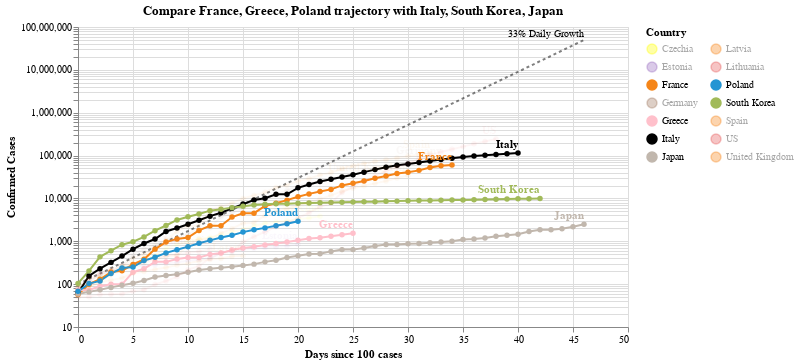

The cell this chart's notebook holds for it:
### Code cell
#hide_input
chart2 = make_since_chart(['France', 'Greece', 'Poland'])
chart2

### Figure 1 — Vega-Lite specification as saved in the notebook (floating-point values rounded to 4 significant figures; data arrays with more than 128 entries replaced by an {"elided": "..."} marker saying what was removed)
{"config": {"view": {"continuousWidth": 400, "continuousHeight": 300}}, "layer": [{"mark": {"type": "line", "color": "black", "opacity": 0.5, "strokeDash": [3, 3]}, "encoding": {"x": {"type": "quantitative", "field": "Days since 100 cases"}, "y": {"type": "quantitative", "field": "Confirmed Cases"}}}, {"mark": {"type": "text", "align": "right", "dy": -6, "fontSize": 10, "text": "33% Daily Growth"}, "encoding": {"x": {"type": "quantitative", "field": "Days since 100 cases"}, "y": {"type": "quantitative", "field": "Confirmed Cases"}}, "transform": [{"filter": "(datum['Days since 100 cases'] >= 46)"}]}, {"data": {"name": "data-b733c0c76dd7a9fe1c9ecd5a2d86b7e3"}, "mark": {"type": "line", "point": true}, "encoding": {"color": {"type": "nominal", "field": "Country", "legend": {"columns": 2}, "scale": {"domain": ["Czechia", "Estonia", "France", "Germany", "Greece", "Italy", "Japan", "Latvia", "Lithuania", "Poland", "South Korea", "Spain", "US", "United Kingdom"], "range": ["yellow", "#9467bd", "#F58518", "#9D755D", "pink", "black", "#C1B7AD", "#F58518", "#E45756", "#2495D3", "#A1BA59", "#F58518", "#E45756", "#F58518"]}}, "opacity": {"condition": {"value": 1, "selection": "selector004"}, "value": 0.05}, "tooltip": [{"type": "nominal", "field": "Country"}, {"type": "temporal", "field": "Date"}, {"type": "quantitative", "field": "Confirmed Cases"}, {"type": "quantitative", "field": "Days since 100 cases"}], "x": {"type": "quantitative", "field": "Days since 100 cases"}, "y": {"type": "quantitative", "field": "Confirmed Cases", "scale": {"type": "log"}}}, "selection": {"selector004": {"type": "multi", "fields": ["Country"], "bind": "legend", "init": [{"Country": "France"}, {"Country": "Greece"}, {"Country": "Poland"}, {"Country": "Italy"}, {"Country": "South Korea"}, {"Country": "Japan"}]}}, "width": 550}, {"data": {"name": "data-b733c0c76dd7a9fe1c9ecd5a2d86b7e3"}, "mark": {"type": "text", "align": "right", "dy": -8, "fontWeight": "bold"}, "encoding": {"color": {"type": "nominal", "field": "Country", "legend": {"columns": 2}, "scale": {"domain": ["Czechia", "Estonia", "France", "Germany", "Greece", "Italy", "Japan", "Latvia", "Lithuania", "Poland", "South Korea", "Spain", "US", "United Kingdom"], "range": ["yellow", "#9467bd", "#F58518", "#9D755D", "pink", "black", "#C1B7AD", "#F58518", "#E45756", "#2495D3", "#A1BA59", "#F58518", "#E45756", "#F58518"]}}, "opacity": {"condition": {"value": 1, "selection": "selector004"}, "value": 0.05}, "text": {"type": "nominal", "field": "Country"}, "tooltip": [{"type": "nominal", "field": "Country"}, {"type": "temporal", "field": "Date"}, {"type": "quantitative", "field": "Confirmed Cases"}, {"type": "quantitative", "field": "Days since 100 cases"}], "x": {"type": "quantitative", "field": "Days since 100 cases"}, "y": {"type": "quantitative", "field": "Confirmed Cases", "scale": {"type": "log"}}}, "transform": [{"filter": "(datum['Date'] >= 1585785600000)"}], "width": 550}], "data": {"name": "data-fb034523a79fa084eb8c9393daf26996"}, "title": "Compare France, Greece, Poland trajectory with Italy, South Korea, Japan", "$schema": "https://vega.github.io/schema/vega-lite/v4.0.2.json", "datasets": {"data-fb034523a79fa084eb8c9393daf26996": [{"Days since 100 cases": 0, "Confirmed Cases": 100.0}, {"Days since 100 cases": 1, "Confirmed Cases": 133.0}, {"Days since 100 cases": 2, "Confirmed Cases": 176.9}, {"Days since 100 cases": 3, "Confirmed Cases": 235.3}, {"Days since 100 cases": 4, "Confirmed Cases": 312.9}, {"Days since 100 cases": 5, "Confirmed Cases": 416.2}, {"Days since 100 cases": 6, "Confirmed Cases": 553.5}, {"Days since 100 cases": 7, "Confirmed Cases": 736.1}, {"Days since 100 cases": 8, "Confirmed Cases": 979.1}, {"Days since 100 cases": 9, "Confirmed Cases": 1302.0}, {"Days since 100 cases": 10, "Confirmed Cases": 1732.0}, {"Days since 100 cases": 11, "Confirmed Cases": 2303.0}, {"Days since 100 cases": 12, "Confirmed Cases": 3064.0}, {"Days since 100 cases": 13, "Confirmed Cases": 4074.0}, {"Days since 100 cases": 14, "Confirmed Cases": 5419.0}, {"Days since 100 cases": 15, "Confirmed Cases": 7207.0}, {"Days since 100 cases": 16, "Confirmed Cases": 9586.0}, {"Days since 100 cases": 17, "Confirmed Cases": 12750.0}, {"Days since 100 cases": 18, "Confirmed Cases": 16960.0}, {"Days since 100 cases": 19, "Confirmed Cases": 22550.0}, {"Days since 100 cases": 20, "Confirmed Cases": 29990.0}, {"Days since 100 cases": 21, "Confirmed Cases": 39890.0}, {"Days since 100 cases": 22, "Confirmed Cases": 53060.0}, {"Days since 100 cases": 23, "Confirmed Cases": 70560.0}, {"Days since 100 cases": 24, "Confirmed Cases": 93850.0}, {"Days since 100 cases": 25, "Confirmed Cases": 124800.0}, {"Days since 100 cases": 26, "Confirmed Cases": 166000.0}, {"Days since 100 cases": 27, "Confirmed Cases": 220800.0}, {"Days since 100 cases": 28, "Confirmed Cases": 293700.0}, {"Days since 100 cases": 29, "Confirmed Cases": 390600.0}, {"Days since 100 cases": 30, "Confirmed Cases": 519500.0}, {"Days since 100 cases": 31, "Confirmed Cases": 690900.0}, {"Days since 100 cases": 32, "Confirmed Cases": 918900.0}, {"Days since 100 cases": 33, "Confirmed Cases": 1222000.0}, {"Days since 100 cases": 34, "Confirmed Cases": 1625000.0}, {"Days since 100 cases": 35, "Confirmed Cases": 2162000.0}, {"Days since 100 cases": 36, "Confirmed Cases": 2875000.0}, {"Days since 100 cases": 37, "Confirmed Cases": 3824000.0}, {"Days since 100 cases": 38, "Confirmed Cases": 5086000.0}, {"Days since 100 cases": 39, "Confirmed Cases": 6764000.0}, {"Days since 100 cases": 40, "Confirmed Cases": 8996000.0}, {"Days since 100 cases": 41, "Confirmed Cases": 11970000.0}, {"Days since 100 cases": 42, "Confirmed Cases": 15910000.0}, {"Days since 100 cases": 43, "Confirmed Cases": 21170000.0}, {"Days since 100 cases": 44, "Confirmed Cases": 28150000.0}, {"Days since 100 cases": 45, "Confirmed Cases": 37440000.0}, {"Days since 100 cases": 46, "Confirmed Cases": 49790000.0}], "data-b733c0c76dd7a9fe1c9ecd5a2d86b7e3": {"elided": "423 records"}}}
